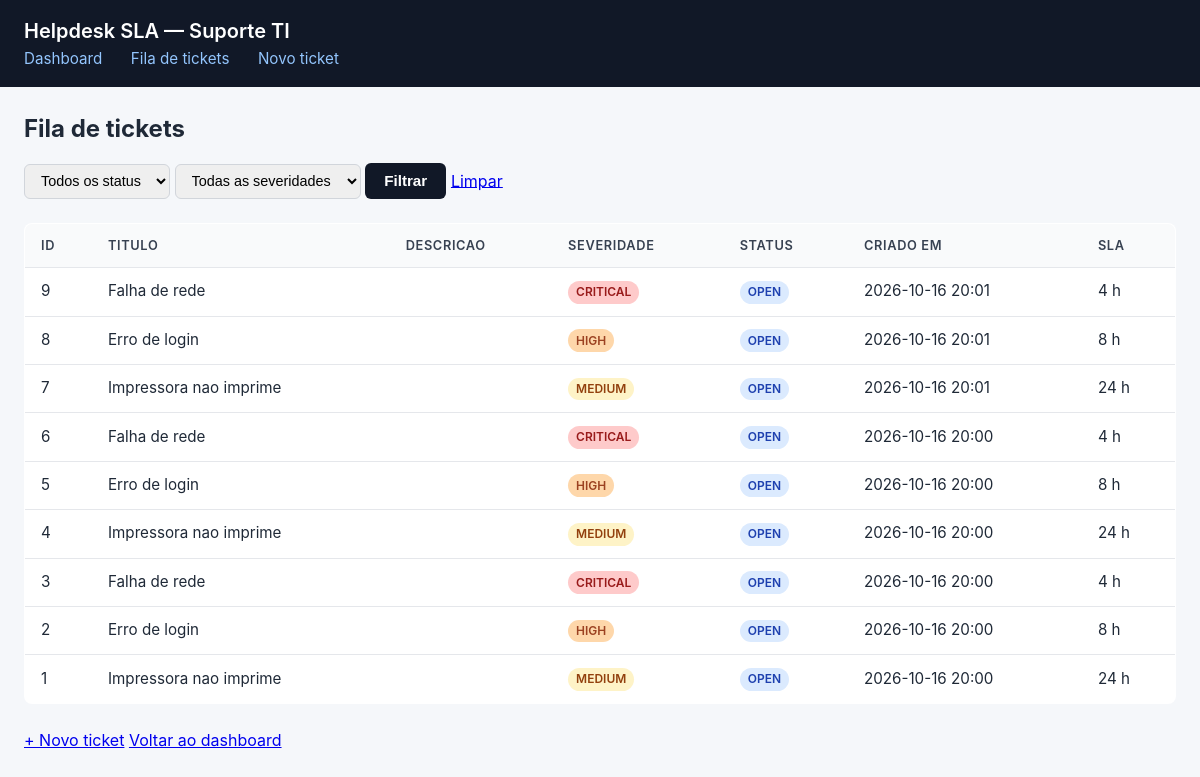
Page /tickets on the committed database.
### tables this page shows
CREATE TABLE tickets (
            id INTEGER PRIMARY KEY AUTOINCREMENT,
            title TEXT NOT NULL,
            description TEXT,
            severity TEXT NOT NULL CHECK (severity IN ('critical', 'high', 'medium', 'low')),
            status TEXT NOT NULL DEFAULT 'open' CHECK (status IN ('open', 'in_progress', 'resolved', 'closed')),
            created_at TEXT NOT NULL,
            updated_at TEXT NOT NULL,
            resolved_at TEXT
        );

### dashboard_sla_helpdesk/routes.py (the view)
@bp.route("/tickets")
def tickets_list() -> str:
    status = request.args.get("status") or None
    severity = request.args.get("severity") or None
    conn = db_module.get_connection()
    try:
        db_module.init_db(conn)
        rows = db_module.list_tickets(conn, status=status, severity=severity)
    finally:
        conn.close()
    tickets = [_row_to_ticket(r) for r in rows]
    return render_template("tickets.html", tickets=tickets, status=status, severity=severity)

### dashboard_sla_helpdesk/db.py (called while the page is built)
def get_db_path() -> Path:
    return Path(__file__).resolve().parent.parent / "data" / "sla_helpdesk.db"

def get_connection(db_path: Optional[Path] = None) -> sqlite3.Connection:
    path = db_path or get_db_path()
    path.parent.mkdir(parents=True, exist_ok=True)
    conn = sqlite3.connect(path)
    conn.row_factory = sqlite3.Row
    return conn

def init_db(conn: sqlite3.Connection) -> None:
    conn.executescript(
        """
        CREATE TABLE IF NOT EXISTS tickets (
            id INTEGER PRIMARY KEY AUTOINCREMENT,
            title TEXT NOT NULL,
            description TEXT,
            severity TEXT NOT NULL CHECK (severity IN ('critical', 'high', 'medium', 'low')),
            status TEXT NOT NULL DEFAULT 'open' CHECK (status IN ('open', 'in_progress', 'resolved', 'closed')),
            created_at TEXT NOT NULL,
            updated_at TEXT NOT NULL,
            resolved_at TEXT
        );
        """
    )
    conn.commit()

def list_tickets(
    conn: sqlite3.Connection,
    *,
    status: Optional[str] = None,
    severity: Optional[str] = None,
) -> list[sqlite3.Row]:
    query = "SELECT * FROM tickets"
    params: list[str] = []
    conditions: list[str] = []
    if status is not None:
        if status not in VALID_STATUSES:
            raise ValueError(f"status invalido: {status}")
        conditions.append("status = ?")
        params.append(status)
    if severity is not None:
        if severity not in VALID_SEVERITIES:
            raise ValueError(f"severidade invalida: {severity}")
        conditions.append("severity = ?")
        params.append(severity)
    if conditions:
        query += " WHERE " + " AND ".join(conditions)
    query += " ORDER BY created_at DESC"
    return conn.execute(query, params).fetchall()

### dashboard_sla_helpdesk/models.py (called while the page is built)
    @property
    def sla_hours(self) -> int:
        from .db import SLA_HOURS_BY_SEVERITY
        return SLA_HOURS_BY_SEVERITY[self.severity]

### dashboard_sla_helpdesk/routes.py (called while the page is built)
def _row_to_ticket(row: sqlite3.Row) -> Ticket:
    return Ticket(
        id=row["id"],
        title=row["title"],
        description=row["description"] or "",
        severity=row["severity"],
        status=row["status"],
        created_at=datetime.fromisoformat(row["created_at"]),
        updated_at=datetime.fromisoformat(row["updated_at"]),
        resolved_at=(
            datetime.fromisoformat(row["resolved_at"])
            if row["resolved_at"]
            else None
        ),
    )

### dashboard_sla_helpdesk/templates/tickets.html (shortened to what this page needs)
{% extends "base.html" %}
{% block content %}
<h2 style="margin-bottom: 1rem;">Fila de tickets</h2>
<div class="filters">
    <form method="get" action="{{ url_for('helpdesk.tickets_list') }}" style="margin: 0;">
        <select name="status">
            <option value="">Todos os status</option>
        </select>
        <select name="severity">
            <option value="">Todas as severidades</option>
        </select>
        <button type="submit">Filtrar</button>
        <a href="{{ url_for('helpdesk.tickets_list') }}" class="button secondary">Limpar</a>
    </form>
</div>
{% if tickets %}
<table>
    <thead>
        <tr>
            <th>ID</th>
            <th>Titulo</th>
            <th>Descricao</th>
            <th>Severidade</th>
            <th>Status</th>
            <th>Criado em</th>
            <th>SLA</th>
        </tr>
    </thead>
    <tbody>
        {% for t in tickets %}
        <tr>
            <td>{{ t.id }}</td>
            <td>{{ t.title }}</td>
            <td>{{ t.description[:60] }}{% if t.description|length > 60 %}...{% endif %}</td>
            <td><span class="badge badge-{{ t.severity }}">{{ t.severity }}</span></td>
            <td><span class="badge badge-{{ t.status }}">{{ t.status }}</span></td>
            <td>{{ t.created_at.strftime('%Y-%m-%d %H:%M') }}</td>
            <td>{{ t.sla_hours }} h</td>
        </tr>
        {% endfor %}
    </tbody>
</table>
{% else %}
<div class="empty">Nenhum ticket encontrado.</div>
{% endif %}
<p style="margin-top: 1.5rem;">
    <a href="{{ url_for('helpdesk.new_ticket') }}" class="button">+ Novo ticket</a>
    <a href="{{ url_for('helpdesk.dashboard') }}" class="button secondary">Voltar ao dashboard</a>
</p>
{% endblock %}

### dashboard_sla_helpdesk/templates/base.html (style rules this page uses)
* { box-sizing: border-box; margin: 0; padding: 0; }
body { font-family: -apple-system, BlinkMacSystemFont, "Segoe UI", Roboto, Helvetica, Arial, sans-serif; background: #f5f7fa; color: #1f2937; line-height: 1.5; }
table { width: 100%; border-collapse: collapse; background: #fff; border: 1px solid #e5e7eb; border-radius: 8px; overflow: hidden; }
th, td { padding: 0.75rem 1rem; text-align: left; border-bottom: 1px solid #e5e7eb; font-size: 0.95rem; }
th { background: #f9fafb; font-weight: 600; color: #374151; text-transform: uppercase; font-size: 0.8rem; letter-spacing: 0.05em; }
tr:last-child td { border-bottom: none; }
.badge { display: inline-block; padding: 0.15rem 0.5rem; border-radius: 999px; font-size: 0.75rem; font-weight: 600; text-transform: uppercase; }
.badge-critical { background: #fecaca; color: #991b1b; }
.badge-high { background: #fed7aa; color: #9c4221; }
.badge-medium { background: #fef3c7; color: #92400e; }
.badge-open { background: #dbeafe; color: #1e40af; }
button { background: #111827; color: #fff; border: none; padding: 0.6rem 1.2rem; border-radius: 6px; font-weight: 600; font-size: 0.95rem; cursor: pointer; }
.filters { display: flex; gap: 0.75rem; align-items: end; margin-bottom: 1.5rem; flex-wrap: wrap; }
.filters select, .filters input { padding: 0.45rem 0.75rem; border: 1px solid #d1d5db; border-radius: 6px; font-size: 0.9rem; }

### rows in the picture
tickets: id "9", title "Falha de rede", severity "CRITICAL", status "OPEN", created_at "2026-10-16 20:01", sla_hours "4"
tickets: id "8", title "Erro de login", severity "HIGH", status "OPEN", created_at "2026-10-16 20:01", sla_hours "8"
tickets: id "7", title "Impressora nao imprime", severity "MEDIUM", status "OPEN", created_at "2026-10-16 20:01", sla_hours "24"
tickets: id "6", title "Falha de rede", severity "CRITICAL", status "OPEN", created_at "2026-10-16 20:00", sla_hours "4"
tickets: id "5", title "Erro de login", severity "HIGH", status "OPEN", created_at "2026-10-16 20:00", sla_hours "8"
tickets: id "4", title "Impressora nao imprime", severity "MEDIUM", status "OPEN", created_at "2026-10-16 20:00", sla_hours "24"
tickets: id "3", title "Falha de rede", severity "CRITICAL", status "OPEN", created_at "2026-10-16 20:00", sla_hours "4"
tickets: id "2", title "Erro de login", severity "HIGH", status "OPEN", created_at "2026-10-16 20:00", sla_hours "8"
tickets: id "1", title "Impressora nao imprime", severity "MEDIUM", status "OPEN", created_at "2026-10-16 20:00", sla_hours "24"
